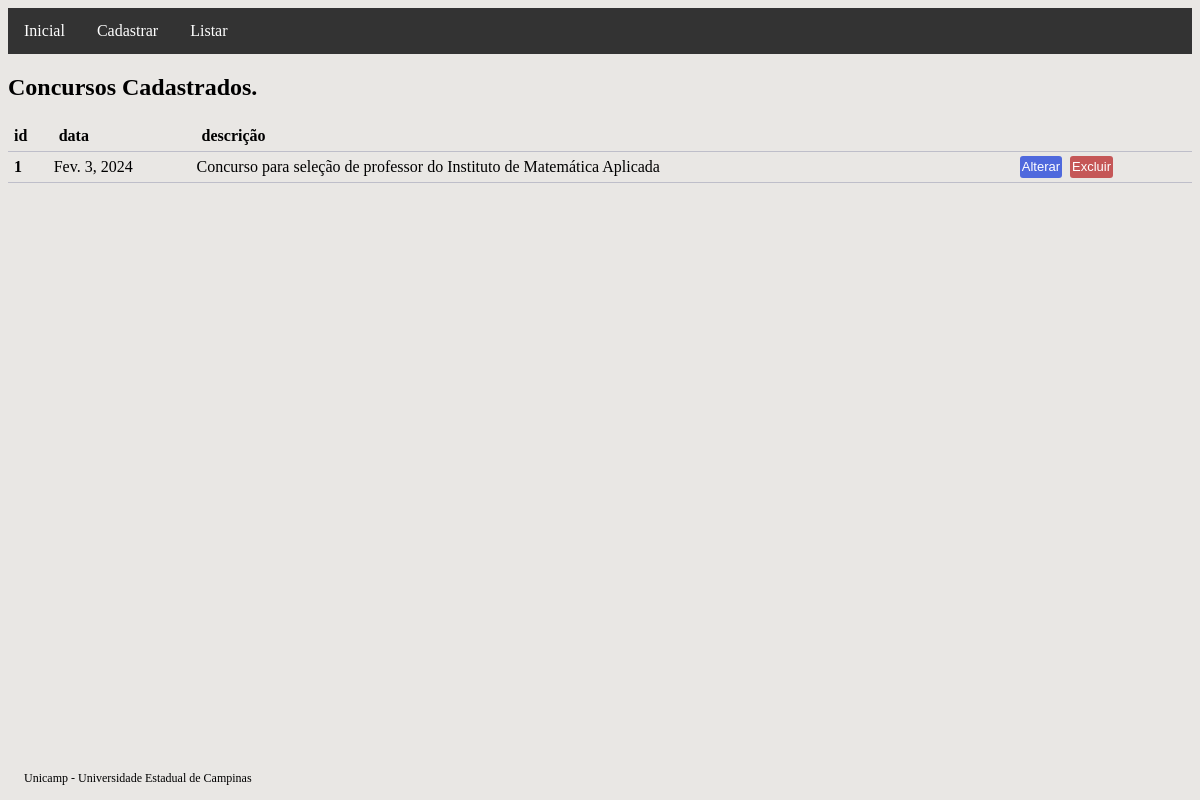
Page /concurso-list on the earlier database version.
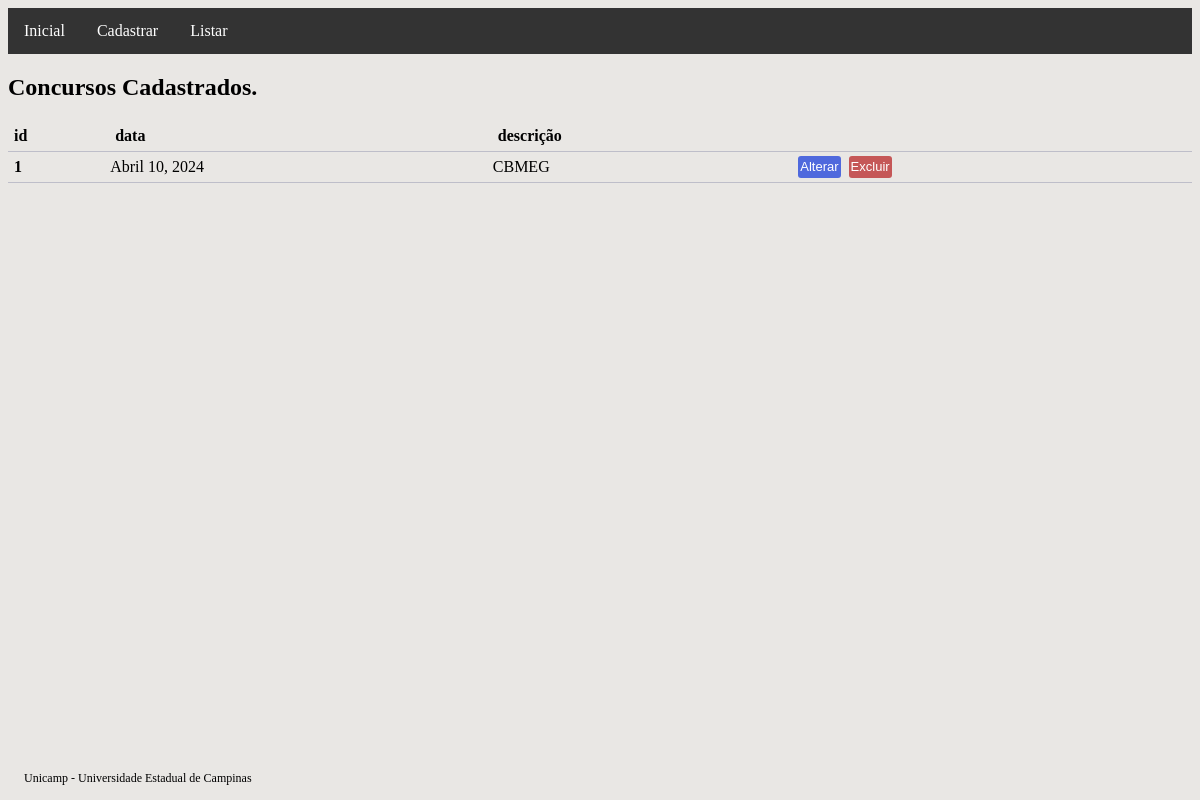
Same page on the later database version.
### main/models.py (models this page shows, shortened)
class Concurso(models.Model):
    id = models.BigAutoField(primary_key=True)
    data = models.DateField(null=False, blank=False)
    descricao = models.CharField(max_length=200, null=False, blank=False)

### main/views.py (the view)
# urls.py: path('concurso-list', CadastroConcursoList.as_view(), name='concurso_list'),
class CadastroConcursoList(ListView):
    template_name = 'concurso_list.html'
    model = Concurso

### main/templates/concurso_list.html (shortened to what this page needs)
{% extends "base.html" %}
{% block conteudo %}
{% if concurso_list %}
<h2>Concursos Cadastrados.</h2>
<table class="tabela">
    <thead>
        <tr>
            <th>id</th>
            <th>data</th>
            <th>descrição</th>
        </tr>
    </thead>
    <tbody>
        {% for n in concurso_list %}
        <tr>
            <th scope="row">{{ n.pk }}</th>
            <td>{{ n.data }}</td>
            <td>{{ n.descricao }}</td>
            <td>
                <a href="{% url 'concurso_update' pk=n.pk %}"><button class="botao_confirmar">Alterar</button></a>
                <a href="{% url 'concurso_delete' pk=n.pk %}"><button class="botao_aviso">Excluir</button></a>
            </td>
        </tr>
        {% endfor %}
    </tbody>
</table>
{% else %}
<h2>Não há concursos cadastrados.</h2>
{% endif %}
{% endblock conteudo %}

Differences in the rows shown:
changed Concurso id 1: data "Fev. 3, 2024" → "Abril 10, 2024"; descricao "Concurso para seleção de professor do Instituto de Matemática Aplicada" → "CBMEG"
